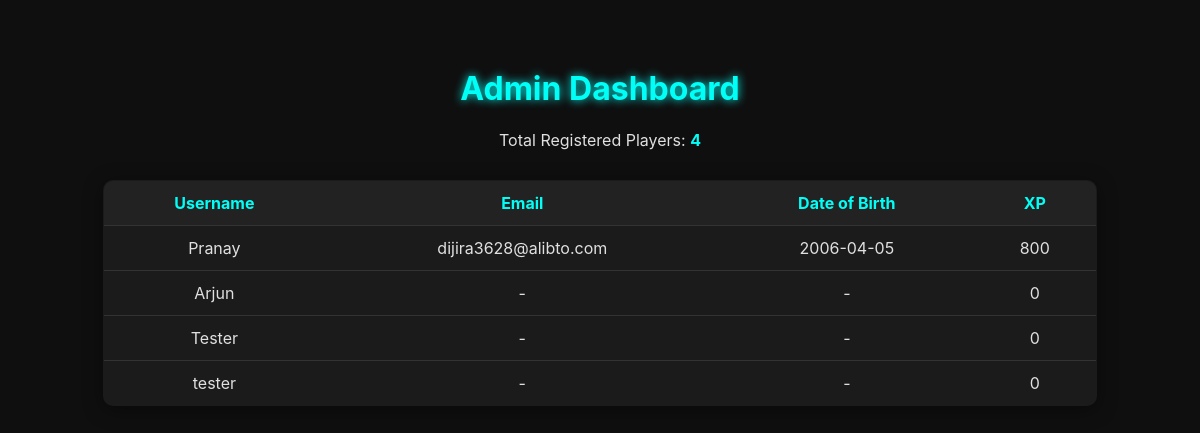
The page /admin (signed in) on the database as committed earlier.
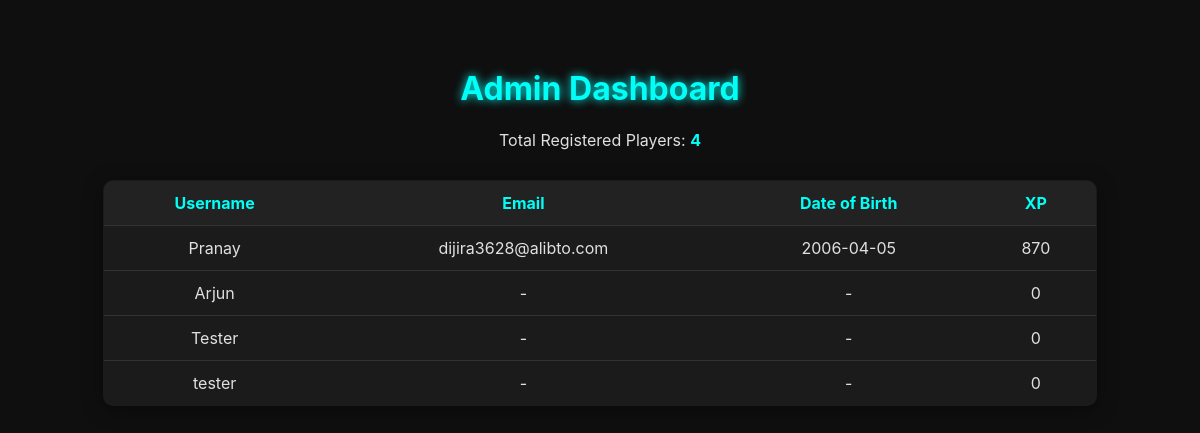
The same page on the database as committed later.
### tables this page shows
CREATE TABLE users (
    id INTEGER PRIMARY KEY AUTOINCREMENT,
    username TEXT UNIQUE NOT NULL,
    password TEXT NOT NULL,
    email TEXT,
    avatar TEXT,
    bio TEXT,
    dob TEXT,
    exp INTEGER DEFAULT 0,
    is_admin INTEGER DEFAULT 0
);

### app.py (the view)
@app.route("/admin")
def admin_panel():
    if "username" not in session:
        return redirect(url_for("login"))
    if session.get("is_admin") != 1:
        return "<h2>Access Denied 🚫</h2><p>You are not authorized to view this page.</p>"
    conn = sqlite3.connect(DB_PATH)
    c = conn.cursor()
    c.execute("SELECT username, email, dob, exp FROM users")
    users = c.fetchall()
    conn.close()
    return render_template("admin.html", users=users)

### templates/admin.html (shortened to what this page needs)
<!DOCTYPE html>
<html lang="en">
<head>
</head>
<body>
  <h1>Admin Dashboard</h1>
  <p>Total Registered Players: <b style="color:#00fff7;">{{ users|length }}</b></p>
  <table>
    <tr>
      <th>Username</th>
      <th>Email</th>
      <th>Date of Birth</th>
      <th>XP</th>
    </tr>
    {% for user in users %}
    <tr>
      <td>{{ user[0] }}</td>
      <td>{{ user[1] or '-' }}</td>
      <td>{{ user[2] or '-' }}</td>
      <td>{{ user[3] or 0 }}</td>
    </tr>
    {% endfor %}
  </table>
</body>
</html>

Rows that differ between the two databases and show on the page:
changed users "Pranay": exp "800" → "870"
